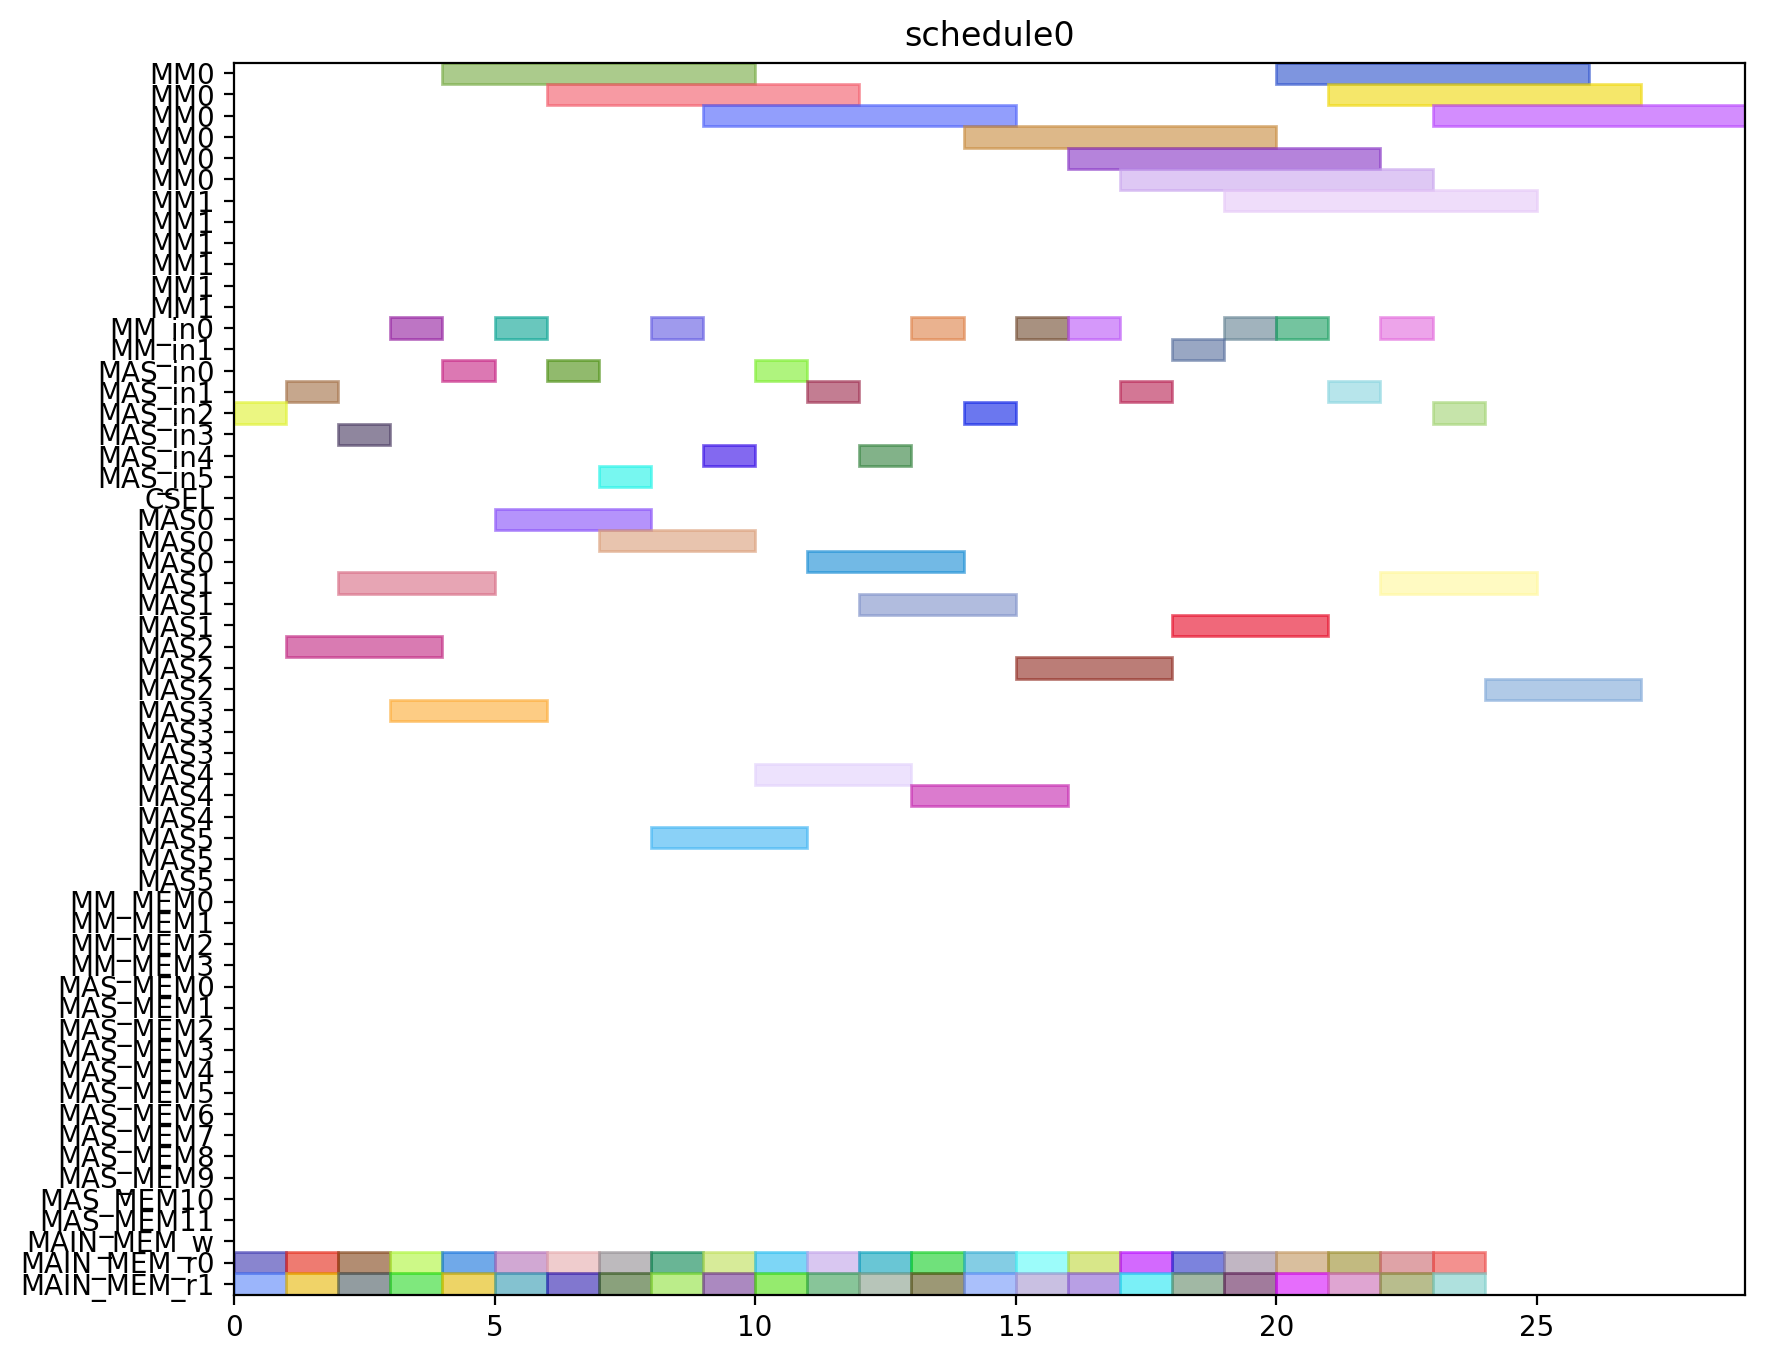

Write the Python code that produced this figure.
from pyschedule import Scenario, solvers, plotters, alt


def solve():
	horizon = 120
	S = Scenario("schedule0", horizon=horizon)

	# resource
	MM = S.Resources('MM', num=2, size=6)
	MM_in = S.Resources('MM_in', num=2)
	MAS_in = S.Resources('MAS_in', num=6)
	CSEL = S.Resource('CSEL')
	MAS = S.Resources('MAS', num=6, size=3, periods=range(1, horizon))
	MM_MEM = S.Resources('MM_MEM', num=4)
	MAS_MEM = S.Resources('MAS_MEM', num=12)
	MAIN_MEM_w = S.Resource('MAIN_MEM_w', size=1)
	MAIN_MEM_r = S.Resources('MAIN_MEM_r', num=2)

	# result of previous scheduling

	# new tasks
	t0_t0 = S.Task('t0_t0', length=3, delay_cost=1)
	t0_t0 += alt(MAS)
	t0_t0_in = S.Task('t0_t0_in', length=1, delay_cost=1)
	t0_t0_in += alt(MAS_in)
	S += t0_t0_in*MAS_in[0]<=t0_t0*MAS[0]

	S += t0_t0_in*MAS_in[1]<=t0_t0*MAS[1]

	S += t0_t0_in*MAS_in[2]<=t0_t0*MAS[2]

	S += t0_t0_in*MAS_in[3]<=t0_t0*MAS[3]

	S += t0_t0_in*MAS_in[4]<=t0_t0*MAS[4]

	S += t0_t0_in*MAS_in[5]<=t0_t0*MAS[5]

	t0_t0_mem0 = S.Task('t0_t0_mem0', length=1, delay_cost=1)
	t0_t0_mem0 += MAIN_MEM_r[0]
	S += t0_t0_mem0 <= t0_t0

	t0_t0_mem1 = S.Task('t0_t0_mem1', length=1, delay_cost=1)
	t0_t0_mem1 += MAIN_MEM_r[1]
	S += t0_t0_mem1 <= t0_t0

	t0_t1 = S.Task('t0_t1', length=3, delay_cost=1)
	t0_t1 += alt(MAS)
	t0_t1_in = S.Task('t0_t1_in', length=1, delay_cost=1)
	t0_t1_in += alt(MAS_in)
	S += t0_t1_in*MAS_in[0]<=t0_t1*MAS[0]

	S += t0_t1_in*MAS_in[1]<=t0_t1*MAS[1]

	S += t0_t1_in*MAS_in[2]<=t0_t1*MAS[2]

	S += t0_t1_in*MAS_in[3]<=t0_t1*MAS[3]

	S += t0_t1_in*MAS_in[4]<=t0_t1*MAS[4]

	S += t0_t1_in*MAS_in[5]<=t0_t1*MAS[5]

	t0_t1_mem0 = S.Task('t0_t1_mem0', length=1, delay_cost=1)
	t0_t1_mem0 += MAIN_MEM_r[0]
	S += t0_t1_mem0 <= t0_t1

	t0_t1_mem1 = S.Task('t0_t1_mem1', length=1, delay_cost=1)
	t0_t1_mem1 += MAIN_MEM_r[1]
	S += t0_t1_mem1 <= t0_t1

	t0_t3 = S.Task('t0_t3', length=6, delay_cost=1)
	t0_t3 += alt(MM)
	t0_t3_in = S.Task('t0_t3_in', length=1, delay_cost=1)
	t0_t3_in += alt(MM_in)
	S += t0_t3_in*MM_in[0]<=t0_t3*MM[0]
	S += t0_t3_in*MM_in[1]<=t0_t3*MM[1]
	t0_t3_mem0 = S.Task('t0_t3_mem0', length=1, delay_cost=1)
	t0_t3_mem0 += MAIN_MEM_r[0]
	S += t0_t3_mem0 <= t0_t3

	t0_t3_mem1 = S.Task('t0_t3_mem1', length=1, delay_cost=1)
	t0_t3_mem1 += MAIN_MEM_r[1]
	S += t0_t3_mem1 <= t0_t3

	t10 = S.Task('t10', length=3, delay_cost=1)
	t10 += alt(MAS)
	t10_in = S.Task('t10_in', length=1, delay_cost=1)
	t10_in += alt(MAS_in)
	S += t10_in*MAS_in[0]<=t10*MAS[0]

	S += t10_in*MAS_in[1]<=t10*MAS[1]

	S += t10_in*MAS_in[2]<=t10*MAS[2]

	S += t10_in*MAS_in[3]<=t10*MAS[3]

	S += t10_in*MAS_in[4]<=t10*MAS[4]

	S += t10_in*MAS_in[5]<=t10*MAS[5]

	t10_mem0 = S.Task('t10_mem0', length=1, delay_cost=1)
	t10_mem0 += MAIN_MEM_r[0]
	S += t10_mem0 <= t10

	t10_mem1 = S.Task('t10_mem1', length=1, delay_cost=1)
	t10_mem1 += MAIN_MEM_r[1]
	S += t10_mem1 <= t10

	t11 = S.Task('t11', length=3, delay_cost=1)
	t11 += alt(MAS)
	t11_in = S.Task('t11_in', length=1, delay_cost=1)
	t11_in += alt(MAS_in)
	S += t11_in*MAS_in[0]<=t11*MAS[0]

	S += t11_in*MAS_in[1]<=t11*MAS[1]

	S += t11_in*MAS_in[2]<=t11*MAS[2]

	S += t11_in*MAS_in[3]<=t11*MAS[3]

	S += t11_in*MAS_in[4]<=t11*MAS[4]

	S += t11_in*MAS_in[5]<=t11*MAS[5]

	t11_mem0 = S.Task('t11_mem0', length=1, delay_cost=1)
	t11_mem0 += MAIN_MEM_r[0]
	S += t11_mem0 <= t11

	t11_mem1 = S.Task('t11_mem1', length=1, delay_cost=1)
	t11_mem1 += MAIN_MEM_r[1]
	S += t11_mem1 <= t11

	t3_t0 = S.Task('t3_t0', length=6, delay_cost=1)
	t3_t0 += alt(MM)
	t3_t0_in = S.Task('t3_t0_in', length=1, delay_cost=1)
	t3_t0_in += alt(MM_in)
	S += t3_t0_in*MM_in[0]<=t3_t0*MM[0]
	S += t3_t0_in*MM_in[1]<=t3_t0*MM[1]
	t3_t0_mem0 = S.Task('t3_t0_mem0', length=1, delay_cost=1)
	t3_t0_mem0 += MAIN_MEM_r[0]
	S += t3_t0_mem0 <= t3_t0

	t3_t0_mem1 = S.Task('t3_t0_mem1', length=1, delay_cost=1)
	t3_t0_mem1 += MAIN_MEM_r[1]
	S += t3_t0_mem1 <= t3_t0

	t3_t1 = S.Task('t3_t1', length=6, delay_cost=1)
	t3_t1 += alt(MM)
	t3_t1_in = S.Task('t3_t1_in', length=1, delay_cost=1)
	t3_t1_in += alt(MM_in)
	S += t3_t1_in*MM_in[0]<=t3_t1*MM[0]
	S += t3_t1_in*MM_in[1]<=t3_t1*MM[1]
	t3_t1_mem0 = S.Task('t3_t1_mem0', length=1, delay_cost=1)
	t3_t1_mem0 += MAIN_MEM_r[0]
	S += t3_t1_mem0 <= t3_t1

	t3_t1_mem1 = S.Task('t3_t1_mem1', length=1, delay_cost=1)
	t3_t1_mem1 += MAIN_MEM_r[1]
	S += t3_t1_mem1 <= t3_t1

	t3_t2 = S.Task('t3_t2', length=3, delay_cost=1)
	t3_t2 += alt(MAS)
	t3_t2_in = S.Task('t3_t2_in', length=1, delay_cost=1)
	t3_t2_in += alt(MAS_in)
	S += t3_t2_in*MAS_in[0]<=t3_t2*MAS[0]

	S += t3_t2_in*MAS_in[1]<=t3_t2*MAS[1]

	S += t3_t2_in*MAS_in[2]<=t3_t2*MAS[2]

	S += t3_t2_in*MAS_in[3]<=t3_t2*MAS[3]

	S += t3_t2_in*MAS_in[4]<=t3_t2*MAS[4]

	S += t3_t2_in*MAS_in[5]<=t3_t2*MAS[5]

	t3_t2_mem0 = S.Task('t3_t2_mem0', length=1, delay_cost=1)
	t3_t2_mem0 += MAIN_MEM_r[0]
	S += t3_t2_mem0 <= t3_t2

	t3_t2_mem1 = S.Task('t3_t2_mem1', length=1, delay_cost=1)
	t3_t2_mem1 += MAIN_MEM_r[1]
	S += t3_t2_mem1 <= t3_t2

	t3_t3 = S.Task('t3_t3', length=3, delay_cost=1)
	t3_t3 += alt(MAS)
	t3_t3_in = S.Task('t3_t3_in', length=1, delay_cost=1)
	t3_t3_in += alt(MAS_in)
	S += t3_t3_in*MAS_in[0]<=t3_t3*MAS[0]

	S += t3_t3_in*MAS_in[1]<=t3_t3*MAS[1]

	S += t3_t3_in*MAS_in[2]<=t3_t3*MAS[2]

	S += t3_t3_in*MAS_in[3]<=t3_t3*MAS[3]

	S += t3_t3_in*MAS_in[4]<=t3_t3*MAS[4]

	S += t3_t3_in*MAS_in[5]<=t3_t3*MAS[5]

	t3_t3_mem0 = S.Task('t3_t3_mem0', length=1, delay_cost=1)
	t3_t3_mem0 += MAIN_MEM_r[0]
	S += t3_t3_mem0 <= t3_t3

	t3_t3_mem1 = S.Task('t3_t3_mem1', length=1, delay_cost=1)
	t3_t3_mem1 += MAIN_MEM_r[1]
	S += t3_t3_mem1 <= t3_t3

	t4_t0 = S.Task('t4_t0', length=3, delay_cost=1)
	t4_t0 += alt(MAS)
	t4_t0_in = S.Task('t4_t0_in', length=1, delay_cost=1)
	t4_t0_in += alt(MAS_in)
	S += t4_t0_in*MAS_in[0]<=t4_t0*MAS[0]

	S += t4_t0_in*MAS_in[1]<=t4_t0*MAS[1]

	S += t4_t0_in*MAS_in[2]<=t4_t0*MAS[2]

	S += t4_t0_in*MAS_in[3]<=t4_t0*MAS[3]

	S += t4_t0_in*MAS_in[4]<=t4_t0*MAS[4]

	S += t4_t0_in*MAS_in[5]<=t4_t0*MAS[5]

	t4_t0_mem0 = S.Task('t4_t0_mem0', length=1, delay_cost=1)
	t4_t0_mem0 += MAIN_MEM_r[0]
	S += t4_t0_mem0 <= t4_t0

	t4_t0_mem1 = S.Task('t4_t0_mem1', length=1, delay_cost=1)
	t4_t0_mem1 += MAIN_MEM_r[1]
	S += t4_t0_mem1 <= t4_t0

	t4_t1 = S.Task('t4_t1', length=3, delay_cost=1)
	t4_t1 += alt(MAS)
	t4_t1_in = S.Task('t4_t1_in', length=1, delay_cost=1)
	t4_t1_in += alt(MAS_in)
	S += t4_t1_in*MAS_in[0]<=t4_t1*MAS[0]

	S += t4_t1_in*MAS_in[1]<=t4_t1*MAS[1]

	S += t4_t1_in*MAS_in[2]<=t4_t1*MAS[2]

	S += t4_t1_in*MAS_in[3]<=t4_t1*MAS[3]

	S += t4_t1_in*MAS_in[4]<=t4_t1*MAS[4]

	S += t4_t1_in*MAS_in[5]<=t4_t1*MAS[5]

	t4_t1_mem0 = S.Task('t4_t1_mem0', length=1, delay_cost=1)
	t4_t1_mem0 += MAIN_MEM_r[0]
	S += t4_t1_mem0 <= t4_t1

	t4_t1_mem1 = S.Task('t4_t1_mem1', length=1, delay_cost=1)
	t4_t1_mem1 += MAIN_MEM_r[1]
	S += t4_t1_mem1 <= t4_t1

	t4_t3 = S.Task('t4_t3', length=6, delay_cost=1)
	t4_t3 += alt(MM)
	t4_t3_in = S.Task('t4_t3_in', length=1, delay_cost=1)
	t4_t3_in += alt(MM_in)
	S += t4_t3_in*MM_in[0]<=t4_t3*MM[0]
	S += t4_t3_in*MM_in[1]<=t4_t3*MM[1]
	t4_t3_mem0 = S.Task('t4_t3_mem0', length=1, delay_cost=1)
	t4_t3_mem0 += MAIN_MEM_r[0]
	S += t4_t3_mem0 <= t4_t3

	t4_t3_mem1 = S.Task('t4_t3_mem1', length=1, delay_cost=1)
	t4_t3_mem1 += MAIN_MEM_r[1]
	S += t4_t3_mem1 <= t4_t3

	t5_t0 = S.Task('t5_t0', length=6, delay_cost=1)
	t5_t0 += alt(MM)
	t5_t0_in = S.Task('t5_t0_in', length=1, delay_cost=1)
	t5_t0_in += alt(MM_in)
	S += t5_t0_in*MM_in[0]<=t5_t0*MM[0]
	S += t5_t0_in*MM_in[1]<=t5_t0*MM[1]
	t5_t0_mem0 = S.Task('t5_t0_mem0', length=1, delay_cost=1)
	t5_t0_mem0 += MAIN_MEM_r[0]
	S += t5_t0_mem0 <= t5_t0

	t5_t0_mem1 = S.Task('t5_t0_mem1', length=1, delay_cost=1)
	t5_t0_mem1 += MAIN_MEM_r[1]
	S += t5_t0_mem1 <= t5_t0

	t5_t1 = S.Task('t5_t1', length=6, delay_cost=1)
	t5_t1 += alt(MM)
	t5_t1_in = S.Task('t5_t1_in', length=1, delay_cost=1)
	t5_t1_in += alt(MM_in)
	S += t5_t1_in*MM_in[0]<=t5_t1*MM[0]
	S += t5_t1_in*MM_in[1]<=t5_t1*MM[1]
	t5_t1_mem0 = S.Task('t5_t1_mem0', length=1, delay_cost=1)
	t5_t1_mem0 += MAIN_MEM_r[0]
	S += t5_t1_mem0 <= t5_t1

	t5_t1_mem1 = S.Task('t5_t1_mem1', length=1, delay_cost=1)
	t5_t1_mem1 += MAIN_MEM_r[1]
	S += t5_t1_mem1 <= t5_t1

	t5_t2 = S.Task('t5_t2', length=3, delay_cost=1)
	t5_t2 += alt(MAS)
	t5_t2_in = S.Task('t5_t2_in', length=1, delay_cost=1)
	t5_t2_in += alt(MAS_in)
	S += t5_t2_in*MAS_in[0]<=t5_t2*MAS[0]

	S += t5_t2_in*MAS_in[1]<=t5_t2*MAS[1]

	S += t5_t2_in*MAS_in[2]<=t5_t2*MAS[2]

	S += t5_t2_in*MAS_in[3]<=t5_t2*MAS[3]

	S += t5_t2_in*MAS_in[4]<=t5_t2*MAS[4]

	S += t5_t2_in*MAS_in[5]<=t5_t2*MAS[5]

	t5_t2_mem0 = S.Task('t5_t2_mem0', length=1, delay_cost=1)
	t5_t2_mem0 += MAIN_MEM_r[0]
	S += t5_t2_mem0 <= t5_t2

	t5_t2_mem1 = S.Task('t5_t2_mem1', length=1, delay_cost=1)
	t5_t2_mem1 += MAIN_MEM_r[1]
	S += t5_t2_mem1 <= t5_t2

	t5_t3 = S.Task('t5_t3', length=3, delay_cost=1)
	t5_t3 += alt(MAS)
	t5_t3_in = S.Task('t5_t3_in', length=1, delay_cost=1)
	t5_t3_in += alt(MAS_in)
	S += t5_t3_in*MAS_in[0]<=t5_t3*MAS[0]

	S += t5_t3_in*MAS_in[1]<=t5_t3*MAS[1]

	S += t5_t3_in*MAS_in[2]<=t5_t3*MAS[2]

	S += t5_t3_in*MAS_in[3]<=t5_t3*MAS[3]

	S += t5_t3_in*MAS_in[4]<=t5_t3*MAS[4]

	S += t5_t3_in*MAS_in[5]<=t5_t3*MAS[5]

	t5_t3_mem0 = S.Task('t5_t3_mem0', length=1, delay_cost=1)
	t5_t3_mem0 += MAIN_MEM_r[0]
	S += t5_t3_mem0 <= t5_t3

	t5_t3_mem1 = S.Task('t5_t3_mem1', length=1, delay_cost=1)
	t5_t3_mem1 += MAIN_MEM_r[1]
	S += t5_t3_mem1 <= t5_t3

	t6_t0 = S.Task('t6_t0', length=6, delay_cost=1)
	t6_t0 += alt(MM)
	t6_t0_in = S.Task('t6_t0_in', length=1, delay_cost=1)
	t6_t0_in += alt(MM_in)
	S += t6_t0_in*MM_in[0]<=t6_t0*MM[0]
	S += t6_t0_in*MM_in[1]<=t6_t0*MM[1]
	t6_t0_mem0 = S.Task('t6_t0_mem0', length=1, delay_cost=1)
	t6_t0_mem0 += MAIN_MEM_r[0]
	S += t6_t0_mem0 <= t6_t0

	t6_t0_mem1 = S.Task('t6_t0_mem1', length=1, delay_cost=1)
	t6_t0_mem1 += MAIN_MEM_r[1]
	S += t6_t0_mem1 <= t6_t0

	t6_t1 = S.Task('t6_t1', length=6, delay_cost=1)
	t6_t1 += alt(MM)
	t6_t1_in = S.Task('t6_t1_in', length=1, delay_cost=1)
	t6_t1_in += alt(MM_in)
	S += t6_t1_in*MM_in[0]<=t6_t1*MM[0]
	S += t6_t1_in*MM_in[1]<=t6_t1*MM[1]
	t6_t1_mem0 = S.Task('t6_t1_mem0', length=1, delay_cost=1)
	t6_t1_mem0 += MAIN_MEM_r[0]
	S += t6_t1_mem0 <= t6_t1

	t6_t1_mem1 = S.Task('t6_t1_mem1', length=1, delay_cost=1)
	t6_t1_mem1 += MAIN_MEM_r[1]
	S += t6_t1_mem1 <= t6_t1

	t6_t2 = S.Task('t6_t2', length=3, delay_cost=1)
	t6_t2 += alt(MAS)
	t6_t2_in = S.Task('t6_t2_in', length=1, delay_cost=1)
	t6_t2_in += alt(MAS_in)
	S += t6_t2_in*MAS_in[0]<=t6_t2*MAS[0]

	S += t6_t2_in*MAS_in[1]<=t6_t2*MAS[1]

	S += t6_t2_in*MAS_in[2]<=t6_t2*MAS[2]

	S += t6_t2_in*MAS_in[3]<=t6_t2*MAS[3]

	S += t6_t2_in*MAS_in[4]<=t6_t2*MAS[4]

	S += t6_t2_in*MAS_in[5]<=t6_t2*MAS[5]

	t6_t2_mem0 = S.Task('t6_t2_mem0', length=1, delay_cost=1)
	t6_t2_mem0 += MAIN_MEM_r[0]
	S += t6_t2_mem0 <= t6_t2

	t6_t2_mem1 = S.Task('t6_t2_mem1', length=1, delay_cost=1)
	t6_t2_mem1 += MAIN_MEM_r[1]
	S += t6_t2_mem1 <= t6_t2

	t6_t3 = S.Task('t6_t3', length=3, delay_cost=1)
	t6_t3 += alt(MAS)
	t6_t3_in = S.Task('t6_t3_in', length=1, delay_cost=1)
	t6_t3_in += alt(MAS_in)
	S += t6_t3_in*MAS_in[0]<=t6_t3*MAS[0]

	S += t6_t3_in*MAS_in[1]<=t6_t3*MAS[1]

	S += t6_t3_in*MAS_in[2]<=t6_t3*MAS[2]

	S += t6_t3_in*MAS_in[3]<=t6_t3*MAS[3]

	S += t6_t3_in*MAS_in[4]<=t6_t3*MAS[4]

	S += t6_t3_in*MAS_in[5]<=t6_t3*MAS[5]

	t6_t3_mem0 = S.Task('t6_t3_mem0', length=1, delay_cost=1)
	t6_t3_mem0 += MAIN_MEM_r[0]
	S += t6_t3_mem0 <= t6_t3

	t6_t3_mem1 = S.Task('t6_t3_mem1', length=1, delay_cost=1)
	t6_t3_mem1 += MAIN_MEM_r[1]
	S += t6_t3_mem1 <= t6_t3

	t7_t0 = S.Task('t7_t0', length=6, delay_cost=1)
	t7_t0 += alt(MM)
	t7_t0_in = S.Task('t7_t0_in', length=1, delay_cost=1)
	t7_t0_in += alt(MM_in)
	S += t7_t0_in*MM_in[0]<=t7_t0*MM[0]
	S += t7_t0_in*MM_in[1]<=t7_t0*MM[1]
	t7_t0_mem0 = S.Task('t7_t0_mem0', length=1, delay_cost=1)
	t7_t0_mem0 += MAIN_MEM_r[0]
	S += t7_t0_mem0 <= t7_t0

	t7_t0_mem1 = S.Task('t7_t0_mem1', length=1, delay_cost=1)
	t7_t0_mem1 += MAIN_MEM_r[1]
	S += t7_t0_mem1 <= t7_t0

	t7_t1 = S.Task('t7_t1', length=6, delay_cost=1)
	t7_t1 += alt(MM)
	t7_t1_in = S.Task('t7_t1_in', length=1, delay_cost=1)
	t7_t1_in += alt(MM_in)
	S += t7_t1_in*MM_in[0]<=t7_t1*MM[0]
	S += t7_t1_in*MM_in[1]<=t7_t1*MM[1]
	t7_t1_mem0 = S.Task('t7_t1_mem0', length=1, delay_cost=1)
	t7_t1_mem0 += MAIN_MEM_r[0]
	S += t7_t1_mem0 <= t7_t1

	t7_t1_mem1 = S.Task('t7_t1_mem1', length=1, delay_cost=1)
	t7_t1_mem1 += MAIN_MEM_r[1]
	S += t7_t1_mem1 <= t7_t1

	t7_t2 = S.Task('t7_t2', length=3, delay_cost=1)
	t7_t2 += alt(MAS)
	t7_t2_in = S.Task('t7_t2_in', length=1, delay_cost=1)
	t7_t2_in += alt(MAS_in)
	S += t7_t2_in*MAS_in[0]<=t7_t2*MAS[0]

	S += t7_t2_in*MAS_in[1]<=t7_t2*MAS[1]

	S += t7_t2_in*MAS_in[2]<=t7_t2*MAS[2]

	S += t7_t2_in*MAS_in[3]<=t7_t2*MAS[3]

	S += t7_t2_in*MAS_in[4]<=t7_t2*MAS[4]

	S += t7_t2_in*MAS_in[5]<=t7_t2*MAS[5]

	t7_t2_mem0 = S.Task('t7_t2_mem0', length=1, delay_cost=1)
	t7_t2_mem0 += MAIN_MEM_r[0]
	S += t7_t2_mem0 <= t7_t2

	t7_t2_mem1 = S.Task('t7_t2_mem1', length=1, delay_cost=1)
	t7_t2_mem1 += MAIN_MEM_r[1]
	S += t7_t2_mem1 <= t7_t2

	t7_t3 = S.Task('t7_t3', length=3, delay_cost=1)
	t7_t3 += alt(MAS)
	t7_t3_in = S.Task('t7_t3_in', length=1, delay_cost=1)
	t7_t3_in += alt(MAS_in)
	S += t7_t3_in*MAS_in[0]<=t7_t3*MAS[0]

	S += t7_t3_in*MAS_in[1]<=t7_t3*MAS[1]

	S += t7_t3_in*MAS_in[2]<=t7_t3*MAS[2]

	S += t7_t3_in*MAS_in[3]<=t7_t3*MAS[3]

	S += t7_t3_in*MAS_in[4]<=t7_t3*MAS[4]

	S += t7_t3_in*MAS_in[5]<=t7_t3*MAS[5]

	t7_t3_mem0 = S.Task('t7_t3_mem0', length=1, delay_cost=1)
	t7_t3_mem0 += MAIN_MEM_r[0]
	S += t7_t3_mem0 <= t7_t3

	t7_t3_mem1 = S.Task('t7_t3_mem1', length=1, delay_cost=1)
	t7_t3_mem1 += MAIN_MEM_r[1]
	S += t7_t3_mem1 <= t7_t3

	solvers.mip.solve(S,msg=1,kind='CPLEX',ratio_gap=1.01)

	solution = [['hoge']*len(S.solution()[1]) for i in range(len(S.solution()))]
	for i in range(len(S.solution())):
		for j in range(len(S.solution()[i])):
			solution[i][j]=str(S.solution()[i][j])
	print(solution)

	cycles = int(solution[-1][3])

	pic_file_name = "/mnt/rose/usr1/fukuda/ABE/multiRAM_multiMAS_16mux/scheduling_result/stage6MM2_stage3MAS6/SQR012345/schedule0.png"
	if(S.solution() != []):
		plotters.matplotlib.plot(S,img_filename=pic_file_name, show_task_labels=False, fig_size=(cycles*0.25+3, 8))

	return solution
